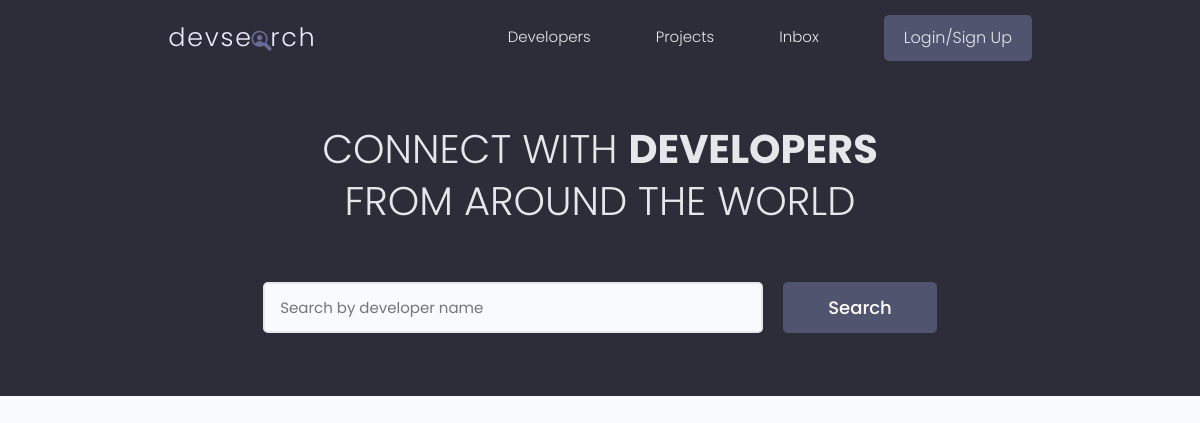
The app's page /, older data.
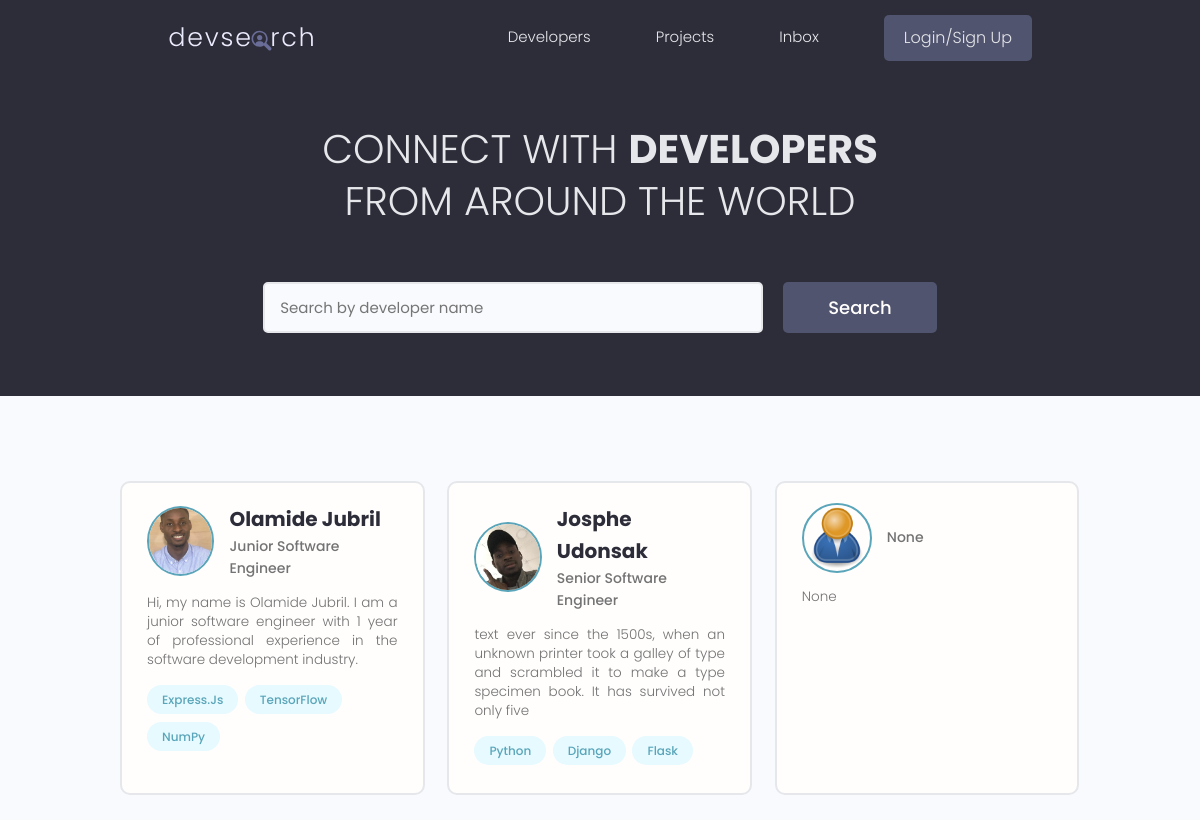
The same page, newer data.
### account/models.py (models this page shows, shortened)
class Profile(models.Model):
    id = models.UUIDField(default=uuid.uuid4, unique=True,
                          primary_key=True, editable=False)
    user = models.OneToOneField(
        User, on_delete=models.CASCADE, null=True, blank=True)
    name = models.CharField(max_length=200, null=True, blank=True)
    username = models.CharField(max_length=200, null=True, blank=True)
    location = models.CharField(max_length=200, null=True, blank=True)
    email = models.EmailField(
        max_length=200, null=True, blank=True, unique=True)
    short_intro = models.CharField(max_length=200, null=True, blank=True)
    bio = models.TextField(null=True, blank=True)
    profile_image = models.ImageField(
        null=True, blank=True, upload_to='profile_images/', default='profile_images/user-default.png')
    github_profile = models.CharField(max_length=200, null=True, blank=True)
    social_twitter = models.CharField(max_length=200, null=True, blank=True)
    linkedIn_profile = models.CharField(max_length=200, null=True, blank=True)
    youtube_channel = models.CharField(max_length=200, null=True, blank=True)
    website_url = models.CharField(max_length=200, null=True, blank=True)
    createdAt = models.DateTimeField(auto_now_add=True)

class Skill(models.Model):
    id = models.UUIDField(default=uuid.uuid4, unique=True,
                          primary_key=True, editable=False)
    owner = models.ForeignKey(
        Profile, on_delete=models.CASCADE, null=True, blank=True)
    name = models.CharField(max_length=200, null=True, blank=True)
    description = models.TextField(max_length=200, null=True, blank=True)
    createdAt = models.DateTimeField(auto_now_add=True)
    def __str__(self):
        return self.name

### account/views.py (the view)
# urls.py: path('', views.profiles, name='profiles'),
def profiles(request):
    profiles = Profile.objects.all()
    context = {'profiles': profiles}
    return render(request, 'account/profiles.html', context)

### account/templates/account/profiles.html (shortened to what this page needs)
{% extends 'main.html'%}
{% block content %}
  <main class="home">
    <section class="hero-section text-center">
      <div class="container container--narrow">
        <div class="hero-section__box">
          <h2>CONNECT WITH <span>DEVELOPERS</span></h2>
          <h2>FROM AROUND THE WORLD</h2>
        </div>
        <div class="hero-section__search">
          <form class="form" action="#" method="POST">
            <div class="form__field">
              <input class="input input--text" id="formInput#search" type="text" name="text"
                placeholder="Search by developer name" />
            </div>
            <input class="btn btn--sub btn--lg" type="submit" value="Search" />
          </form>
        </div>
      </div>
    </section>
    <section class="devlist">
      <div class="container">
        <div class="grid grid--three">
          {% for profile in profiles %}
            <div class="column card">
              <div class="dev">
                <a href="{% url 'user_profile' profile.id %}" class="card__body">
                  <div class="dev__profile">
                    <img class="avatar avatar--md" src="{{ profile.profile_image.url }}" alt="{{ profile.username }}" />
                    <div class="dev__meta">
                      <h3>{{profile.name}}</h3>
                      <h5>{{profile.short_intro|slice:"60"}}</h5>
                    </div>
                  </div>
                  <p class="dev__info">{{profile.bio|slice:"150"}}</p>
                  <div class="dev__skills">
                    {% for skill in profile.skill_set.all|slice:"5" %}
                      <span class="tag tag--pill tag--main">
                        <small>{{ skill }}</small>
                      </span>
                    {% endfor %}
                  </div>
                </a>
              </div>
            </div>
          {% endfor %}
        </div>
      </div>
    </section>
  </main>
{% endblock content %}

### templates/main.html (shortened to what this page needs)
{% load static %}
<html lang="en">
<head>
  <link rel="stylesheet" href="https://cdn.iconmonstr.com/1.3.0/css/iconmonstr-iconic-font.min.css" />
  <link rel="stylesheet" href="{% static 'uikit/styles/uikit.css' %}" />
  <link rel="stylesheet" href="{% static 'css/app.css' %}" />
</head>
<body>
  {% include "navbar.html" %}
  {% block content %}{% endblock content %}
</body>
</html>

### templates/navbar.html (shortened to what this page needs)
{% load static %}
<header class="header">
  <div class="container container--narrow">
    <a href="{% url 'profiles' %}" class="header__logo">
      <img src="{% static 'images/logo.svg' %}" alt="DevSearch Logo" />
    </a>
    <nav class="header__nav">
      <ul class="header__menu">
        <li class="header__menuItem"><a href="{% url 'profiles' %}">Developers</a></li>
        <li class="header__menuItem"><a href="{% url 'projects' %}">Projects</a></li>
        <li class="header__menuItem"><a href="">Inbox</a></li>
        {% if request.user.is_authenticated %}
          <li class="header__menuItem"><a href="{% url 'user_account'  %}" class="btn btn--sub">Account</a></li>
          <li class="header__menuItem"><a href="{% url 'logout' %}" class="btn btn--sub">Logout</a></li>
        {% else %}
          <li class="header__menuItem"><a href="{% url 'login' %}" class="btn btn--sub">Login/Sign Up</a></li>
        {% endif %}
      </ul>
    </nav>
  </div>
</header>

### static/css/app.css (style rules this page uses)
:root { --color-sub: #2d2d39; }
.btn--sub { background-color: var(--color-sub-light); }
.card { border: 2px solid var(--color-light); }
img { width: 100%; }
.header { position: sticky; z-index: 111; background-color: var(--color-sub); padding: 1.5rem 0; }
.header > .container { display: flex; justify-content: space-between; align-items: center; }
.header__logo > img { height: 3.8rem; }
.header__nav > ul { display: inline-flex; align-items: center; list-style: none; gap: 6.5rem; }
.header__menuItem > a { color: var(--color-light); font-weight: 300; }
.hero-section { height: 40vh; display: flex; align-items: center; background-color: var(--color-sub); }
.hero-section__box { margin-bottom: 4rem; }
.hero-section__box > h2, .hero-section__box > h2 > span { font-size: 4rem; color: var(--color-light); line-height: 1.3; text-transform: uppercase; }
.hero-section__box > h2 { font-weight: 300; }
.hero-section__box > h2 > span { font-weight: 700; }
.hero-section__search > .form { display: flex; align-items: center; justify-content: center; gap: 2rem; }
.hero-section__search > .form input.input--text { width: 50rem; }
.devlist { margin-top: 8rem; }
.devlist .grid { align-items: stretch; }
.devlist .dev .dev__profile { display: flex; align-items: center; gap: 1.5rem; }
.devlist .dev .dev__meta h3 { color: var(--color-sub); font-size: 2rem; font-weight: 700; }
.devlist .dev .dev__meta h5 { color: var(--color-text); font-size: 1.4rem; font-weight: 500; }
.devlist .dev .dev__info { margin: 1.5rem 0; font-size: 1.35rem; line-height: 1.4; text-align: justify; }

### static/uikit/styles/modules/_variables.css (style rules this page uses)
:root { --color-main: #5aa5b9; --color-main-light: #e6faff; --color-sub: #3f4156; --color-sub-light: #51546e; --color-sub-lighter: #ededfd; --color-text: #737373; --color-gray: #8b8b8b; --color-light: #e5e7eb; --color-light-gray: #767676; --color-bg: #f8fafd; --color-white: #fffefd; --color-white-light: #f3f3f3; --color-success: #359e64; --color-success-bg: #def8e8; --color-error: #fc4b0b; --color-error-bg: #fff2ee; --font-base: 'Poppins', arial, helvetica, 'Segoe UI', roboto, ubuntu, sans-serif; --font-monospace: 'Fira Code', 'Courier New', courier, monospace; --font-regular: 300; --font-medium: 500; --font-bold: 700; --generic-shadow: 1px 1px 5px #00000010; --generic-transition: all 0.3s ease-in-out; }

### static/uikit/styles/modules/_base.css (style rules this page uses)
* { margin: 0; padding: 0; box-sizing: border-box; text-rendering: optimizeLegibility; color: inherit; font-size: inherit; }
html { font-size: 50%; }
@media only screen and (min-width: 480px) { html { font-size: 56.25%; } }
@media only screen and (min-width: 1200px) { html { font-size: 62.5%; } }
body { line-height: 1.6; font-weight: 400; font-size: 1.5rem; color: var(--color-text); background-color: var(--color-bg); min-height: 100vh; }

### static/uikit/styles/modules/_typography.css (style rules this page uses)
* { font-family: var(--font-base); }
h2 { font-size: 3.6rem; font-weight: var(--font-bold); }
h3 { font-size: 3.2rem; font-weight: var(--font-medium); }
h5 { font-size: 2.4rem; font-weight: var(--font-medium); }
h5, h6 { font-weight: var(--font-regular); }
p, span, strong { font-size: 1.6rem; color: var(--color-text); font-weight: var(--font-regular); }
a { padding-bottom: 2px; text-decoration: none; display: inline-block; color: var(--color-main); font-weight: var(--font-medium); }

### static/uikit/styles/modules/_utilities.css (style rules this page uses)
.container { width: 92%; max-width: 165rem; margin: 0 auto; box-sizing: border-box; }
.container--narrow { width: 92%; max-width: 120rem; }
@media screen and (min-width: 1000px) { .container { width: 90%; } }
@media screen and (min-width: 1000px) { .container--narrow { width: 85%; } }
@media screen and (min-width: 1200px) { .container { width: 80%; } }
@media screen and (min-width: 1200px) { .container--narrow { width: 72%; } }
.text-center { text-align: center; }

### static/uikit/styles/modules/_avatar.css (style rules this page uses)
.avatar { border-radius: 50%; border: 2px solid var(--color-main); object-fit: cover; }
.avatar--md { height: 7rem; width: 7rem; }

### static/uikit/styles/modules/_button.css (style rules this page uses)
.btn { display: inline-block; position: relative; cursor: pointer; background-color: var(--color-light); font-weight: var(--font-medium); color: var(--color-sub); text-decoration: none; padding: 1rem 2rem; border-radius: 0.5rem; border: none; width: -webkit-fit-content; width: -moz-fit-content; width: fit-content; height: -webkit-fit-content; height: -moz-fit-content; height: fit-content; font-size: 1.6rem; outline-width: 0; outline-color: transparent; -webkit-backface-visibility: hidden; backface-visibility: hidden; transition: all 0.3s ease-in-out; }
.btn--sub { background-color: var(--color-sub); color: var(--color-white); }
.btn--lg { font-size: 1.8rem; padding: 1.2rem 4.5rem; }

Row changes from the older to the newer data that the page shows:
added Profile: profile_image (picture), name "Olamide Jubril", short_intro "Junior Software Engineer", bio "Hi, my name is Olamide Jubril. I am a junior software engineer with 1 year of professional experience in the software development industry."
added Skill: name "Express.Js", shown under "Olamide Jubril"
added Skill: name "TensorFlow", shown under "Olamide Jubril"
added Skill: name "NumPy", shown under "Olamide Jubril"
added Profile: profile_image (picture), name "Josphe Udonsak", short_intro "Senior Software Engineer", bio "text ever since the 1500s, when an unknown printer took a galley of type and scrambled it to make a type specimen book. It has survived not only five"
added Skill: name "Python", shown under "Josphe Udonsak"
added Skill: name "Django", shown under "Josphe Udonsak"
added Skill: name "Flask", shown under "Josphe Udonsak"
added Profile: profile_image (placeholder picture), short_intro "None", bio "None"
